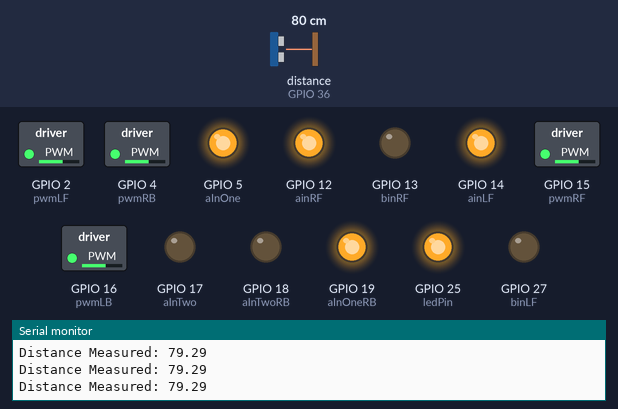
Simulated run of this sketch. Board: ESP32. On the bench: switched loads named in the sketch (green lamp = pin HIGH), output pins drawn as LEDs (lit = HIGH), the last lines printed to the serial monitor. Wiring (inferred from the names in the program): ultrasonic range finder: trigger GPIO 32; echo GPIO 36. Inputs (shaded band) come from the test bench; at power-on: distance to the obstacle (sensor on GPIO 36) 80 cm. The echo pulse lasts 58.3 µs per cm; pins used as bus, display or sensor lines are not drawn.

Above: at 1.2 s.
1.3 s: distance to the obstacle (sensor on GPIO 36) set to 50 cm
2.8 s: distance to the obstacle (sensor on GPIO 36) set to 43 cm
At 4.2 s:
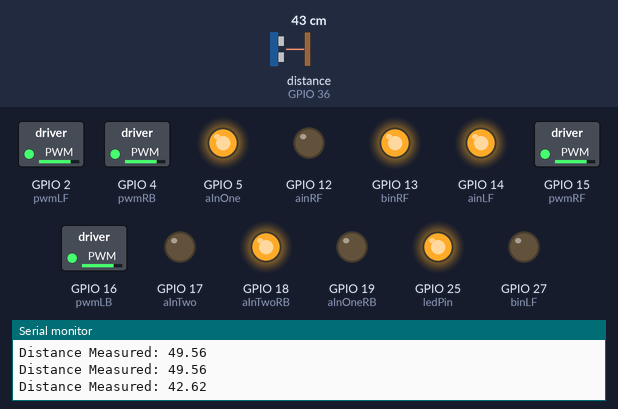
At 5.4 s:
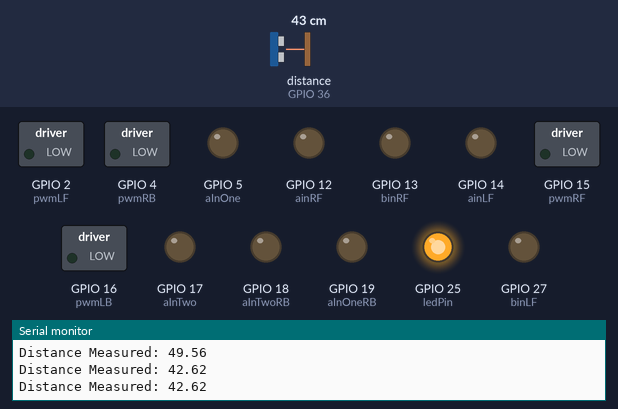
Timing chart, 0 to 6.9 s (numbered marks = the images above; inputs shaded):
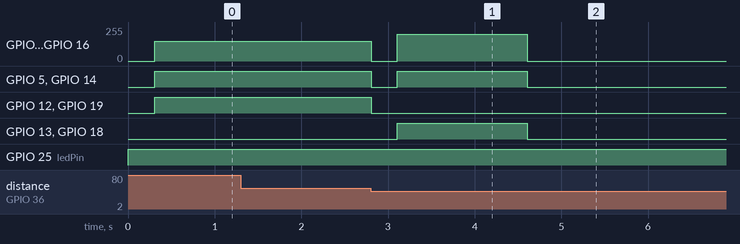

The sketch:

transistor_movement.ino
```cpp
const int pwmLB = 16;
const int pwmRB = 4;
const int pwmLF = 2;
const int pwmRF = 15;

// LB = BR
// RB = AR
// LF = AR
// RF = BR

const int aInOne = 5;
const int aInTwo = 17;
const int aInOneRB = 19;
const int aInTwoRB = 18;
const int ainLF = 14;
const int binLF = 27;   // changed from 17 to avoid pin conflict
const int ainRF = 12;
const int binRF = 13;

const int TRIG_PIN_S = 23;
const int ECHO_PIN_S = 26;
const int TRIG_PIN_F = 32;
const int ECHO_PIN_F = 36;

// Phototransistor
const int sensorPin = 34;
const int ledPin = 25;   // changed from 2 because 2 is already pwmLF

float thresholdVoltage = 0.2;   // higher = less sensitive
float referenceVoltage = 3.3;
int adcResolution = 4095;
int thresholdADC;

bool robotStarted = false;

void setup() {
  Serial.begin(115200);

  // phototransistor
  pinMode(ledPin, OUTPUT);
  thresholdADC = (thresholdVoltage / referenceVoltage) * adcResolution;

  // PWM pins
  pinMode(pwmLB, OUTPUT);
  pinMode(pwmRB, OUTPUT);
  pinMode(pwmLF, OUTPUT);
  pinMode(pwmRF, OUTPUT);

  // Back left pins
  pinMode(aInOne, OUTPUT);
  pinMode(aInTwo, OUTPUT);

  // Front left pins
  pinMode(ainLF, OUTPUT);
  pinMode(binLF, OUTPUT);

  // Back right pins
  pinMode(aInOneRB, OUTPUT);
  pinMode(aInTwoRB, OUTPUT);

  // Front right pins
  pinMode(ainRF, OUTPUT);
  pinMode(binRF, OUTPUT);

  // Ultrasonic
  pinMode(TRIG_PIN_F, OUTPUT);
  pinMode(ECHO_PIN_F, INPUT);
  pinMode(TRIG_PIN_S, OUTPUT);
  pinMode(ECHO_PIN_S, INPUT);

  stopWheels();
}

// Make sure to use delay(500); or some type of delay after calling function.
float ultrasonic_sensor(int TRIG_PIN, int ECHO_PIN) {
  digitalWrite(TRIG_PIN, LOW);
  delayMicroseconds(2);
  digitalWrite(TRIG_PIN, HIGH);
  delayMicroseconds(10);
  digitalWrite(TRIG_PIN, LOW);

  float duration_us = pulseIn(ECHO_PIN, HIGH);
  float distance_cm = 0.017 * duration_us;

  Serial.print("Distance Measured: ");
  Serial.println(distance_cm);

  return distance_cm;
}

void moveForward(int pwm) {
  digitalWrite(aInOne, HIGH);
  digitalWrite(aInTwo, LOW);
  analogWrite(pwmLB, pwm);

  digitalWrite(aInOneRB, HIGH);
  digitalWrite(aInTwoRB, LOW);
  analogWrite(pwmRB, pwm);

  digitalWrite(ainLF, HIGH);
  digitalWrite(binLF, LOW);
  analogWrite(pwmLF, pwm);

  digitalWrite(ainRF, HIGH);
  digitalWrite(binRF, LOW);
  analogWrite(pwmRF, pwm);
}

void moveBackward(int pwm) {
  digitalWrite(aInOne, LOW);
  digitalWrite(aInTwo, HIGH);
  analogWrite(pwmLB, pwm);

  digitalWrite(aInOneRB, LOW);
  digitalWrite(aInTwoRB, HIGH);
  analogWrite(pwmRB, pwm);

  digitalWrite(ainLF, LOW);
  digitalWrite(binLF, HIGH);
  analogWrite(pwmLF, pwm);

  digitalWrite(ainRF, LOW);
  digitalWrite(binRF, HIGH);
  analogWrite(pwmRF, pwm);
}

void strafeRight(int pwm) {
  // Front Left Move Forward
  digitalWrite(ainLF, HIGH);
  digitalWrite(binLF, LOW);
  analogWrite(pwmLF, pwm);

  // Back Left Move Backward
  digitalWrite(aInOne, LOW);
  digitalWrite(aInTwo, HIGH);
  analogWrite(pwmLB, pwm);

  // Front Right Move Backward
  digitalWrite(ainRF, LOW);
  digitalWrite(binRF, HIGH);
  analogWrite(pwmRF, pwm);

  // Back Right Move Forward
  digitalWrite(aInOneRB, HIGH);
  digitalWrite(aInTwoRB, LOW);
  analogWrite(pwmRB, pwm);
}

void strafeLeft(int pwm) {
  // Front Left Move Backward
  digitalWrite(ainLF, LOW);
  digitalWrite(binLF, HIGH);
  analogWrite(pwmLF, pwm);

  // Back Left Move Forward
  digitalWrite(aInOne, HIGH);
  digitalWrite(aInTwo, LOW);
  analogWrite(pwmLB, pwm);

  // Front Right Move Forward
  digitalWrite(ainRF, HIGH);
  digitalWrite(binRF, LOW);
  analogWrite(pwmRF, pwm);

  // Back Right Move Backward
  digitalWrite(aInOneRB, LOW);
  digitalWrite(aInTwoRB, HIGH);
  analogWrite(pwmRB, pwm);
}

void rotateCenterCL(int pwm) {
  // Front left move Forward
  digitalWrite(ainLF, HIGH);
  digitalWrite(binLF, LOW);
  analogWrite(pwmLF, pwm);

  // Front right move Backward
  digitalWrite(ainRF, LOW);
  digitalWrite(binRF, HIGH);
  analogWrite(pwmRF, pwm);

  // Back left move Forward
  digitalWrite(aInOne, HIGH);
  digitalWrite(aInTwo, LOW);
  analogWrite(pwmLB, pwm);

  // Back right move Backward
  digitalWrite(aInOneRB, LOW);
  digitalWrite(aInTwoRB, HIGH);
  analogWrite(pwmRB, pwm);
}

void rotateCenterCC(int pwm) {
  // Front left move Backward
  digitalWrite(ainLF, LOW);
  digitalWrite(binLF, HIGH);
  analogWrite(pwmLF, pwm);

  // Front right move Forward
  digitalWrite(ainRF, HIGH);
  digitalWrite(binRF, LOW);
  analogWrite(pwmRF, pwm);

  // Back left move Backward
  digitalWrite(aInOne, LOW);
  digitalWrite(aInTwo, HIGH);
  analogWrite(pwmLB, pwm);

  // Back right move Forward
  digitalWrite(aInOneRB, HIGH);
  digitalWrite(aInTwoRB, LOW);
  analogWrite(pwmRB, pwm);
}

void stopWheels() {
  digitalWrite(ainRF, LOW);
  digitalWrite(binRF, LOW);
  digitalWrite(ainLF, LOW);
  digitalWrite(binLF, LOW);
  digitalWrite(aInOneRB, LOW);
  digitalWrite(aInTwoRB, LOW);
  digitalWrite(aInOne, LOW);
  digitalWrite(aInTwo, LOW);

  analogWrite(pwmLB, 0);
  analogWrite(pwmRB, 0);
  analogWrite(pwmLF, 0);
  analogWrite(pwmRF, 0);
}

void loop() {
  // Wait for phototransistor to trigger robot start
  if (!robotStarted) {
    int sensorValue = analogRead(sensorPin);

    Serial.print("Sensor Value: ");
    Serial.print(sensorValue);
    Serial.print("  Threshold: ");
    Serial.println(thresholdADC);

    if (sensorValue > thresholdADC) {
      digitalWrite(ledPin, HIGH);
      robotStarted = true;
      Serial.println("Phototransistor triggered. Robot starting.");
      delay(300);
    } else {
      digitalWrite(ledPin, LOW);
      stopWheels();
      delay(100);
      return;
    }
  }

  // 1. Move forward until the ultrasonic sensor on front reads about 45 cm
  while (ultrasonic_sensor(TRIG_PIN_F, ECHO_PIN_F) > 45) {
    moveForward(150);
  }

  stopWheels();
  delay(300);

  rotateCenterCL(200);
  delay(1500);
  stopWheels();
  delay(300);

  while (ultrasonic_sensor(TRIG_PIN_F, ECHO_PIN_F) > 45) {
    moveForward(150);
  }

  stopWheels();
  delay(10000);

  // stop after one run
  while (1) {
    stopWheels();
    digitalWrite(ledPin, HIGH);
  }
}
```

Measured:
- the behaviour switches between 46 and 45 cm on distance to the obstacle (sensor on GPIO 36) (found by bisection; images 0 and 1)
- after the input at 2.8 s, GPIO 2 (pwmLF), GPIO 4 (pwmRB): 150/255 → 0/255 at once, → 200/255 0.30 s later, → 0/255 1.5 s later
